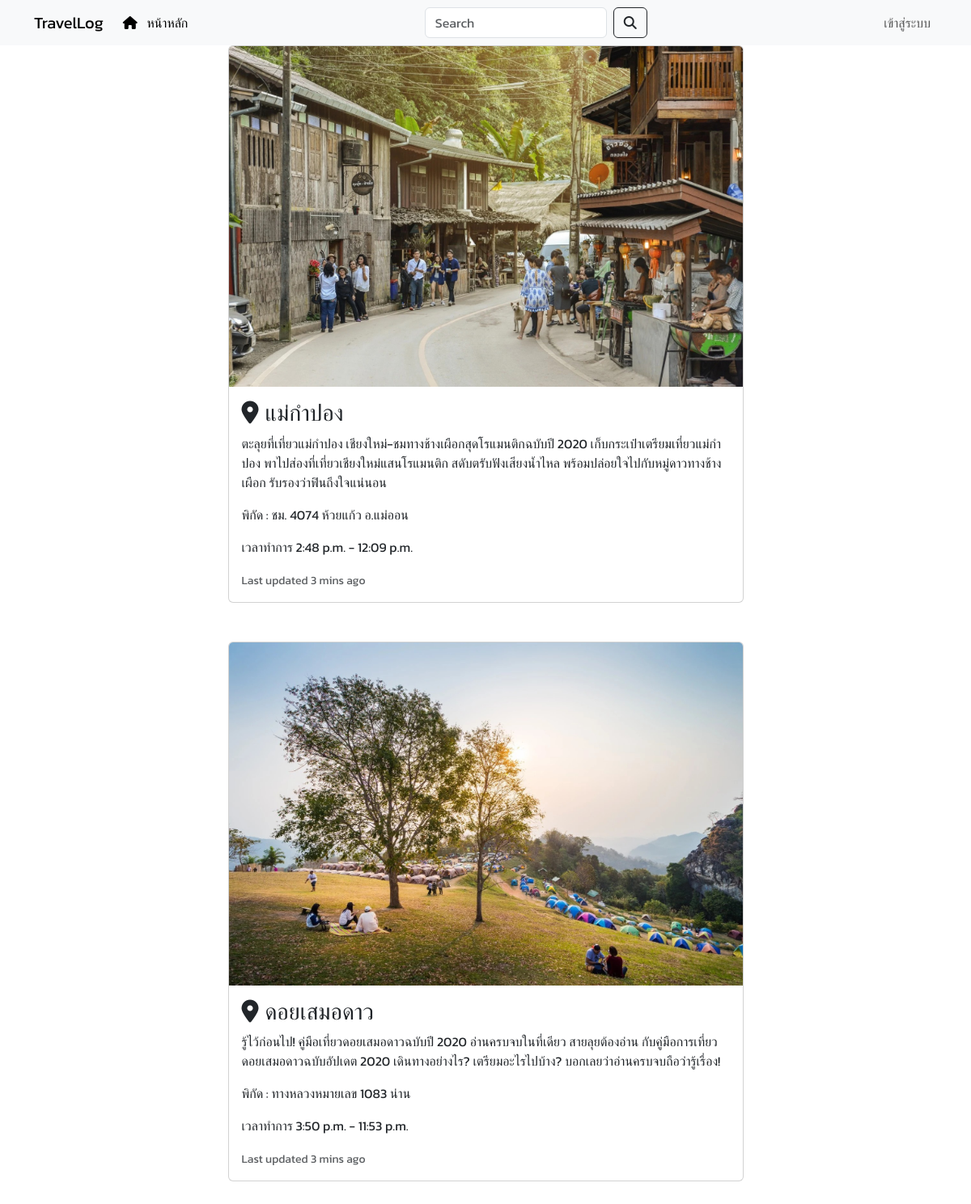
The page / on the database its author committed.
### travelLog_app/models.py (models this page shows, shortened)
class Place(models.Model):
    place_id = models.AutoField(primary_key=True)
    name = models.CharField(max_length=100)
    location = models.CharField(max_length=50)
    description = models.TextField()
    opening_hours = models.TimeField()
    closing_hours = models.TimeField()
    image = models.ImageField(upload_to='place_images/')

### travelLog_app/views.py (the view)
# urls.py: path('',views.list),
def list(request):
    query = request.GET.get('name')  # รับคำค้นหาจากช่องกรอกคำค้น
    show_emp = Place.objects.all()
    if query:
        show_emp = Place.objects.filter(name__icontains=query)
    context = {'Placedata': show_emp}
    return render(request, 'list.html', context)

### travelLog_app/templates/list.html
{% extends "base.html" %}
{% block content %}
<div class="container">
{% for x in Placedata %}
  <div class="card mb-5 col-md-3 col-lg-7 mx-auto">
    <img src="{{ x.image.url }}" class="card-img-top" alt="...">
    <div class="card-body">
      <h3 class="card-title"><i class="fa-solid fa-location-dot me-2"></i>{{x.name}}</h3>
      <p class="card-text">{{x.description}}</p>
      <p class="card-text">{{x.location}}</p>
      <p class="card-text">เวลาทำการ {{x.opening_hours}} - {{x.closing_hours}}</p>
      <p class="card-text"><small class="text-muted">Last updated 3 mins ago</small></p>
    </div>
  </div>
{% endfor %}
</div>
{% endblock content %}

### travelLog_app/templates/base.html (shortened to what this page needs)
{% load static %}
<!DOCTYPE html>
<html>
  <head>
    {% load bootstrap5 %} {% bootstrap_css %} {% bootstrap_javascript %}
    <link
      href="{% static 'fontawesomefree/css/fontawesome.css' %}"
      rel="stylesheet"
      type="text/css"
    />
    <link
      href="{% static 'fontawesomefree/css/brands.css' %}"
      rel="stylesheet"
      type="text/css"
    />
    <link
      href="{% static 'fontawesomefree/css/solid.css' %}"
      rel="stylesheet"
      type="text/css"
    />
  </head>
  <body>
    <nav class="navbar navbar-expand-lg navbar-light bg-light">
      <div class="container">
        <a class="navbar-brand" href="/">TravelLog</a>
        <div class="collapse navbar-collapse" id="navbarSupportedContent">
          <ul class="navbar-nav me-auto mb-2 mb-lg-0">
            <li class="nav-item">
              <a class="nav-link active" aria-current="page" href="/">
                <i class="fas fa-home me-2"></i> หน้าหลัก
              </a>
            </li>
          </ul>
          <form class="d-flex" method="get" action="{% url 'list' %}">
            <input
              class="form-control me-2"
              type="search"
              placeholder="Search"
              aria-label="Search"
              name="name"
            />
            <button class="btn btn-outline-dark" type="submit">
              <i class="fas fa-search"></i>
            </button>
          </form>
          <ul class="navbar-nav ms-auto">
            {% if user.is_authenticated %}
            <li class="nav-item">
              <a class="nav-link" href="logout">ออกจากระบบ</a>
            </li>
            {% else %}
            <li class="nav-item">
              <a class="nav-link" href="/login">เข้าสู่ระบบ</a>
            </li>
            {% endif %}
          </ul>
        </div>
      </div>
    </nav>
    <div class="container">
      {% include 'msg.html' %} {% block content %} {% endblock content %}
    </div>
  </body>
</html>

### travelLog_app/templates/base.html (style rules this page uses)
body { font-family: "Kanit", sans-serif; }

### rows shown on the page
Place: image (picture), name "แม่กำปอง", description "ตะลุยที่เที่ยวแม่กำปอง เชียงใหม่-ชมทางช้างเผือกสุดโรแมนติกฉบับปี 2020 เก็บกระเป๋าเตรียมเที่ยวแม่กำปอง พาไปส่องที่เที่ยวเชียงใหม่แสนโรแมนติก สดับตรับฟังเสียงน้ำไหล พร้อมปล่อยใจไปกับหมู่ดาวทางช้างเผือก รับรองว่าฟินถึงใจแน่นอน", location "พิกัด : ชม. 4074 ห้วยแก้ว อ.แม่ออน", opening_hours "2:48 p.m.", closing_hours "12:09 p.m."
Place: image (picture), name "ดอยเสมอดาว", description "รู้ไว้ก่อนไป! คู่มือเที่ยวดอยเสมอดาวฉบับปี 2020 อ่านครบจบในที่เดียว สายลุยต้องอ่าน กับคู่มือการเที่ยวดอยเสมอดาวฉบับอัปเดต 2020 เดินทางอย่างไร? เตรียมอะไรไปบ้าง? บอกเลยว่าอ่านครบจบถือว่ารู้เรื่อง!", location "พิกัด : ทางหลวงหมายเลข 1083 น่าน", opening_hours "3:50 p.m.", closing_hours "11:53 p.m."
